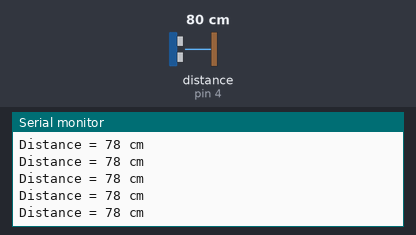
This sketch was run on a simulated Arduino Uno, built with avr-gcc and run on an emulated ATmega328P. On the bench: the last lines printed to the serial monitor. Wiring (inferred from the names in the program): ultrasonic range finder: trigger pin 5; echo pin 4. Inputs (shaded band) come from the test bench; at power-on: distance to the obstacle (sensor on pin 4) 80 cm. The echo pulse lasts 58.3 µs per cm.

Above: at 1.2 s.
1.3 s: distance to the obstacle (sensor on pin 4) set to 2 cm
At 1.38 s:
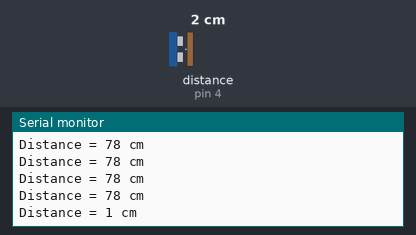
4.3 s: distance to the obstacle (sensor on pin 4) set to 4 cm
At 4.3 s:
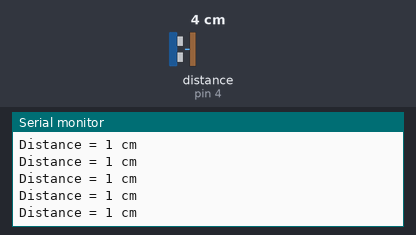
5.8 s: distance to the obstacle (sensor on pin 4) set to 35 cm
At 5.82 s:
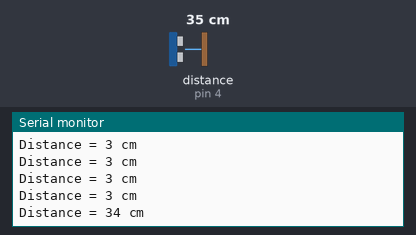
8.8 s: distance to the obstacle (sensor on pin 4) set to 250 cm
At 8.91 s:
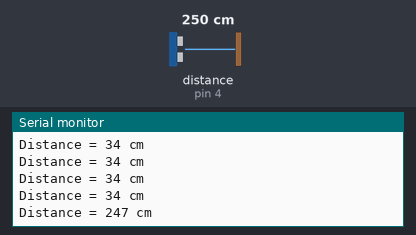
Timing chart, 0 to 11.8 s (numbered marks = the images above; inputs shaded):
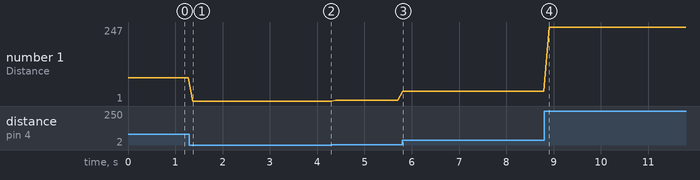

The sketch:

Ultrasonic_Sensor.ino
```cpp
#define trigPin 5
#define echoPin 4

long duration;
int distance;
void setup() {
  pinMode(trigPin, OUTPUT);
  pinMode(echoPin, INPUT);
  Serial.begin(9600);
}
void loop() {

  digitalWrite(trigPin, LOW);
  delayMicroseconds(5);
  digitalWrite(trigPin, HIGH);
  delayMicroseconds(10);
  digitalWrite(trigPin, LOW);

  duration = pulseIn(echoPin, HIGH);
  distance = duration*0.034/2;

  Serial.print("Distance = ");
  Serial.print(distance);
  Serial.println(" cm");

  delay(100);
}
```

Measured:
- after the input at 1.3 s, the serial monitor: prints a new line after 0.07 s (image 1)
- after the input at 5.8 s, the serial monitor: prints a new line at once (image 3)
- after the input at 8.8 s, the serial monitor: prints a new line after 0.11 s (image 4)
- plotted number 1: 78 → 1 after the input at 1.3 s, 1 → 3 after the input at 4.3 s, 3 → 34 after the input at 5.8 s, 34 → 247 after the input at 8.8 s
